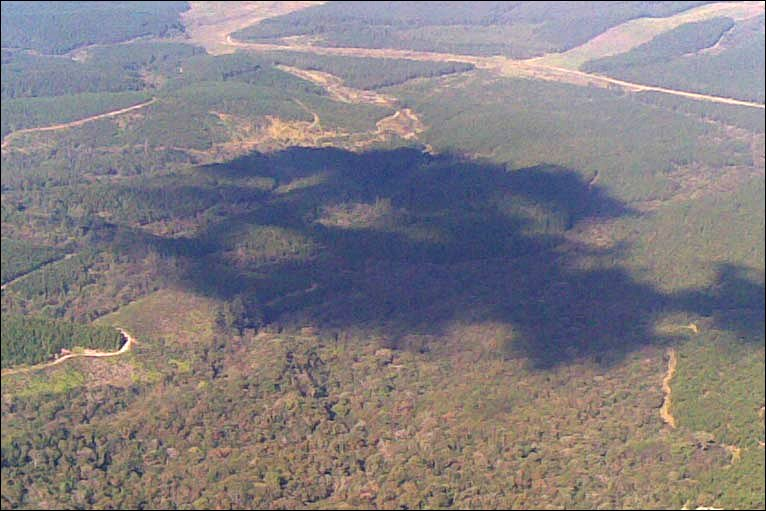
#> input picture shadow_detect/222.jpg, 766 x 511 px
$ python shadow_detect.py
#> lines starting #> are read from the running program, lines starting #| are printed output that depends on the picture; after the words box and inside, x2 and y2 are one past the last pixel; in counts of white or black regions, pixels touching at a corner belong together
# -*- coding: utf-8 -*-
import numpy as np
import cv2
from skimage.morphology import remove_small_objects
im1=cv2.imread('222.jpg')
#> im1 is the input picture: shape (511, 766, 3); mean B, G, R 130.5, 125.8, 130.9
b,g,r=np.double(cv2.split(im1))
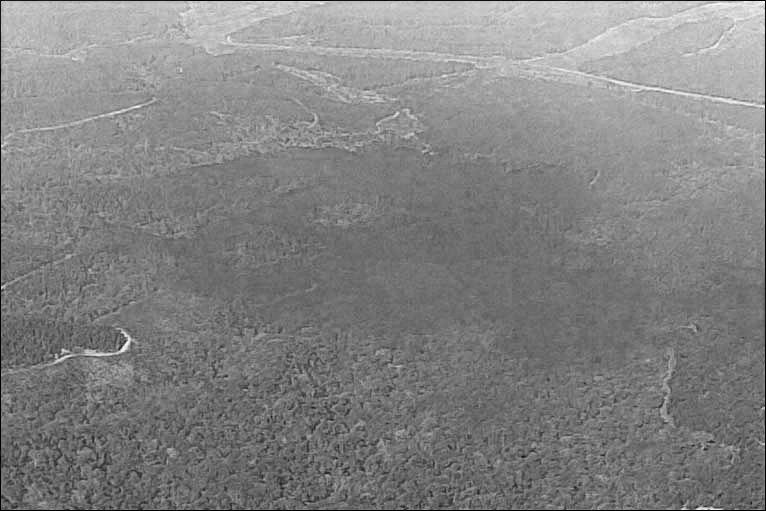
#> b: shape (511, 766) float64; min 0, max 255, mean 130.5
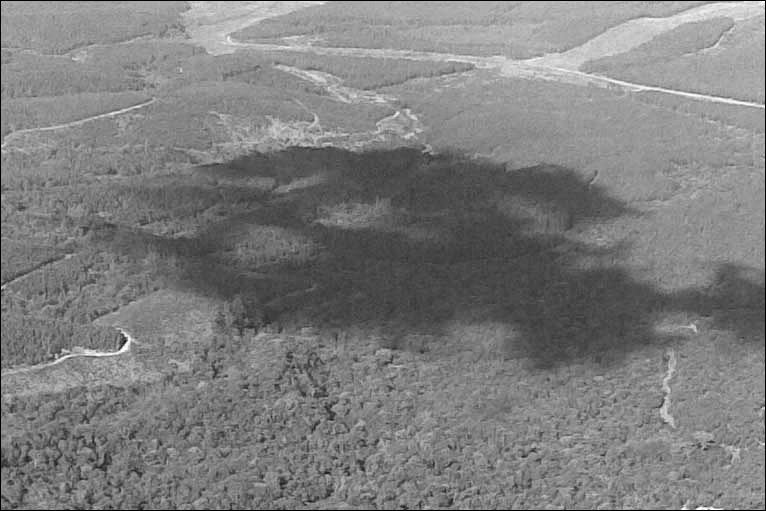
#> g: shape (511, 766) float64; min 0, max 255, mean 125.8
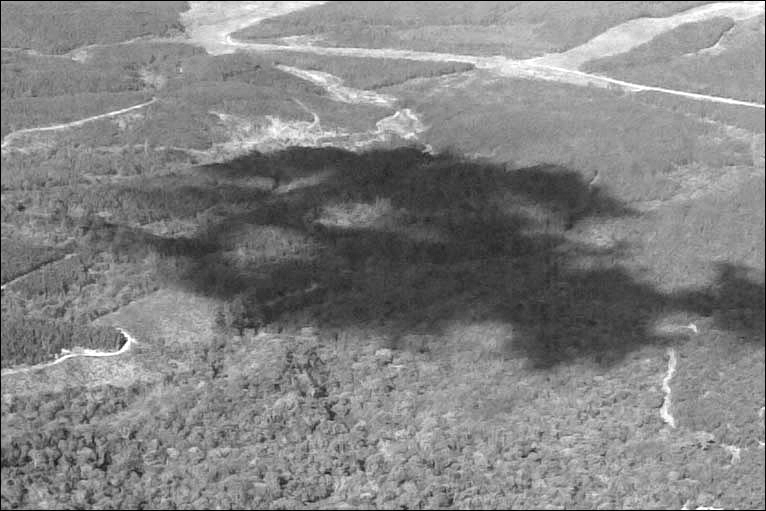
#> r: shape (511, 766) float64; min 0, max 255, mean 130.9
shadow_ratio = (4/np.pi)*np.arctan2((b-g),(b+g)) #mutiply 4/pi is to ensure value[0,1]
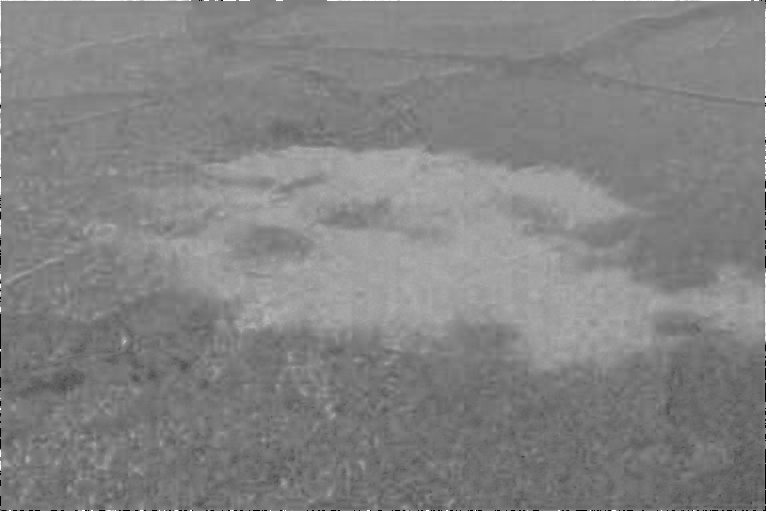
#> shadow_ratio: shape (511, 766) float64; min -1, max 1, mean 0.0305; drawn with min black and max white
shadow_mask=shadow_ratio>0.2
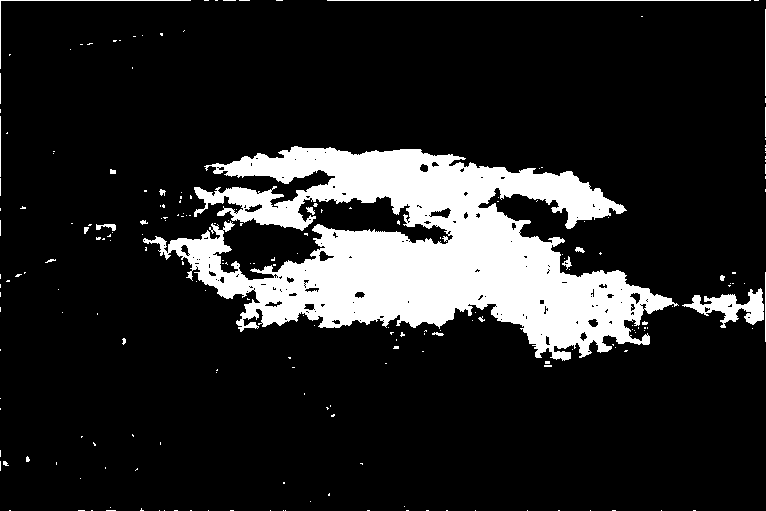
#> shadow_mask: shape (511, 766) bool; 14.6% white; 215 white regions (193 under 20 px), largest, box (x1, y1, x2, y2) and area: (143, 146, 679, 361) 53492, (682, 288, 764, 328) 1361, (327, 0, 751, 1) 424
#cv2.imshow("shadow_mask",np.uint8(shadow_mask*255))
shadow_mask[:5,:]=0
shadow_mask[-5:,:]=0
#> shadow_mask: shape (511, 766) bool; 14.4% white; 181 white regions (160 under 20 px), largest, box (x1, y1, x2, y2) and area: (143, 146, 679, 361) 53492, (682, 288, 764, 328) 1361, (765, 9, 766, 96) 87
shadow_mask[:,:5]=0
shadow_mask[:,-5:]=0#边界上的值=0
#> shadow_mask: shape (511, 766) bool; 14.2% white; 152 white regions (138 under 20 px), largest, box (x1, y1, x2, y2) and area: (143, 146, 679, 361) 53492, (682, 288, 761, 328) 1292, (96, 224, 116, 231) 80
#print(shadow_mask)
#cv2.imshow("shadow_mask1",np.uint8(shadow_mask*255))
shadow_mask=remove_small_objects(shadow_mask, min_size=100, connectivity=3)
#> shadow_mask: shape (511, 766) bool; 14% white; 2 white regions, box (x1, y1, x2, y2) and area: (143, 146, 679, 361) 53492, (682, 288, 761, 328) 1292
# opencv 中没有matlab 中类似bwareaopen的函数，二值图像面积开运算
#cv2.imshow("shadow_mask2",np.uint8(shadow_mask*255))
kernel=cv2.getStructuringElement(cv2.MORPH_ELLIPSE,(5,5))

kernel[1,0]=0
kernel[3,0]=0
kernel[1,4]=0
kernel[3,4]=0

shadow_mask1=np.uint8(shadow_mask*1)
#print(shadow_mask1)
mask=cv2.dilate(shadow_mask1,kernel)-shadow_mask1
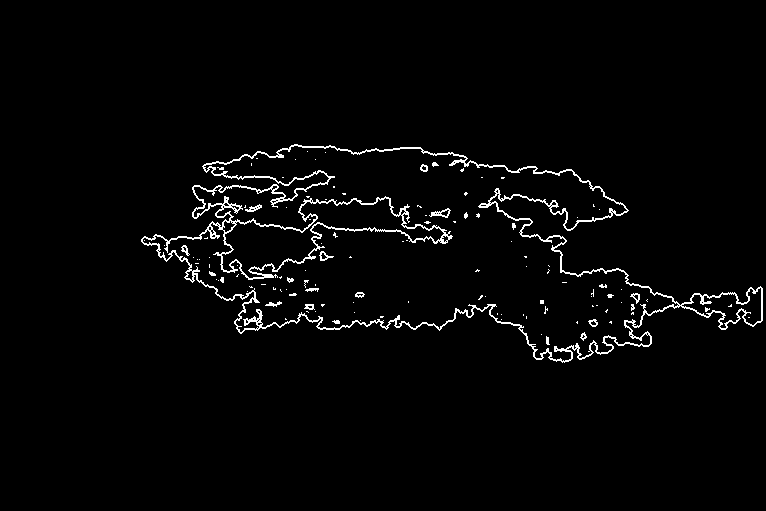
#> mask: shape (511, 766); values 0 (black) and 1 (white), 2.4% white in thin lines or dots, all inside (x1, y1, x2, y2) = (141, 144, 763, 363)
#cv2.imshow("boundary",np.uint8(mask*255))
#substarct shadow_mask is to get boundary
#get boundary
[row,col]=np.where(mask==1)
#> row = 9291 values from 144 to 362; col = 9291 values, max 762 at index 6113, min 141 at index 4507, mean 409.9
# [5 lines of commented-out code are left out]
im1[row,col,:]=im1[40,40,:]
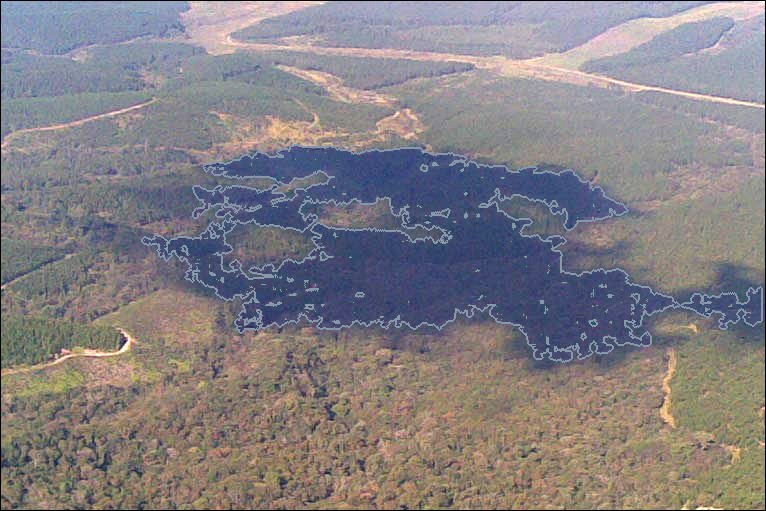
#> im1: shape (511, 766, 3); 2.37% of pixels changed, all inside (x1, y1, x2, y2) = (141, 144, 763, 363)
cv2.imshow("original-shadow",im1)
cv2.waitKey(0)
